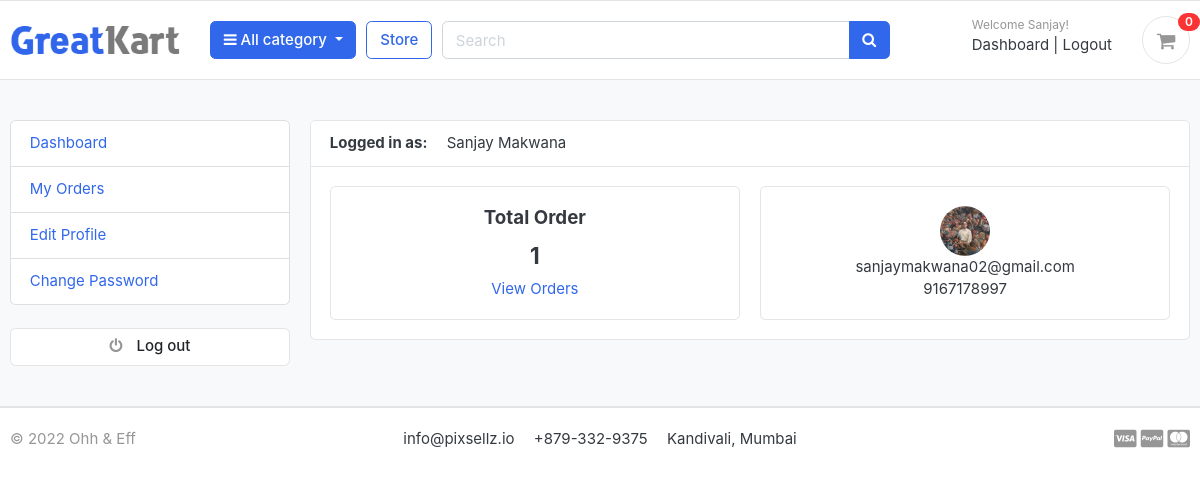
The page /accounts/dashboard/ (signed in) on the database its author committed.
### accounts/models.py (models this page shows, shortened)
class Account(AbstractBaseUser):
    first_name      = models.CharField(max_length=50)
    last_name       = models.CharField(max_length=50)
    username        = models.CharField(max_length=50, unique=True)
    email           = models.EmailField(max_length=100, unique=True)
    phone_number    = models.CharField(max_length=50)
    date_joined     = models.DateTimeField(auto_now_add=True)
    last_login      = models.DateTimeField(auto_now_add=True)
    is_admin        = models.BooleanField(default=False)
    is_staff        = models.BooleanField(default=False)
    is_active       = models.BooleanField(default=False)
    is_superadmin   = models.BooleanField(default=False)
    USERNAME_FIELD = 'email'
    REQUIRED_FIELDS = ['username', 'first_name', 'last_name']
    objects = MyAccountManager()
    def full_name(self):
        return f'{self.first_name} {self.last_name}'

class UserProfile(models.Model):
    user = models.OneToOneField(Account, on_delete=models.CASCADE)
    address_line_1 = models.CharField(blank=True, max_length=100)
    address_line_2 = models.CharField(blank=True, max_length=100)
    profile_picture = models.ImageField(blank=True, upload_to='userprofile')
    city = models.CharField(blank=True, max_length=20)
    state = models.CharField(blank=True, max_length=20)
    country = models.CharField(blank=True, max_length=20)

### accounts/views.py (the view)
# urls.py: path('dashboard/', views.dashboard, name='dashboard'),
@login_required(login_url='login')
def dashboard(request):
    orders = Order.objects.order_by('-created_at').filter(user_id=request.user.id, is_ordered = True)
    orders_count = orders.count()
    userprofile = UserProfile.objects.get(user_id = request.user.id)
    context = {
        'orders_count' : orders_count,
        'userprofile' : userprofile
    }
    return render(request, template_name='accounts/dashboard.html', context=context)

### carts/context_processors.py (called while the page is built)
def counter(request, cart_count = 0):
    if 'admin' in request.path:
        return {}
    else:
        try:
            cart = Cart.objects.filter(cart_id = _cart_id(request))
            if request.user.is_authenticated:
                cart_items = CartItem.objects.all().filter(user=request.user)
            else:
                cart_items = CartItem.objects.all().filter(cart=cart[:1])
            for cart_item in cart_items:
                cart_count += cart_item.quantity
        except Cart.DoesNotExist:
            cart_count = 0
    return dict(cart_count=cart_count)

### carts/views.py (called while the page is built)
def _cart_id(request):
    cart = request.session.session_key
    if not cart:
        cart = request.session.create()
    return cart

### category/context_processors.py (called while the page is built)
def menu_links(request):
    links = Category.objects.all()
    return dict(links = links)

### category/models.py (called while the page is built)
    def get_url(self):
        return reverse('products_by_category', args=[self.slug])

### templates/accounts/dashboard.html (shortened to what this page needs)
{% extends 'base.html' %}
{% block content %}
<section class="section-conten padding-y bg">
    <div class="container">
        <div class="row">
        {% include 'includes/dashboard_sidebar.html' %}
        <main class="col-md-9">
            <article class="card">
            <header class="card-header">
                <strong class="d-inline-block mr-3">Logged in as:</strong>
                <span>{{user.full_name}}</span>
            </header>
            <div class="card-body">
                <div class="row">
                    <div class="col-md-6">
                        <div class="card" style="text-align: center;">
                            <div class="card-body">
                                <h5 class="card-title">Total Order</h5>
                                <h4>{{orders_count}}</h4>
                                <a href="{% url 'my_orders' %}">View Orders</a>
                            </div>
                        </div>
                    </div>
                    <div class="col-md-6">
                        <div class="card" style="text-align: center;">
                            <div class="card-body">
                                <img src="{{userprofile.profile_picture.url}}" alt="User Profile Picture" width="50" height="50" style="border-radius:50%;">
                                <p class="mb-0">{{user.email}}</p>
                                <p>{{user.phone_number}}</p>
                            </div>
                        </div>
                    </div>
                </div>
            </div>
            </article>
        </main>
    </div>
    </div>
    </section>
{% endblock %}

### templates/includes/navbar.html (shortened to what this page needs)
{% load static %}
<header class="section-header">
    <section class="header-main border-bottom">
        <div class="container">
    <div class="row align-items-center">
        <div class="col-lg-2 col-md-3 col-6">
            <a href="/" class="brand-wrap">
                <img class="logo" src="{%static './images/logo.png'%}">
            </a>
        </div>
        <div class="col-lg col-sm col-md col-6 flex-grow-0">
            <div class="category-wrap dropdown d-inline-block float-right">
                <button type="button" class="btn btn-primary dropdown-toggle" data-toggle="dropdown">
                    <i class="fa fa-bars"></i> All category
                </button>
            </div>
        </div>
        <a href="{% url 'store' %}" class="btn btn-outline-primary">Store</a>
        <div class="col-lg  col-md-6 col-sm-12 col">
            <form action="{% url 'search' %}" class="search" method='GET'>
                <div class="input-group w-100">
                    <input type="text" class="form-control" style="width:60%;" placeholder="Search" name="keyword">
                    <div class="input-group-append">
                      <button class="btn btn-primary" type="submit">
                        <i class="fa fa-search"></i>
                      </button>
                    </div>
                </div>
            </form>
        </div>
        <div class="col-lg-3 col-sm-6 col-8 order-2 order-lg-3">
                    <div class="d-flex justify-content-end mb-3 mb-lg-0">
                        {% if user.id is None %}
                            <div class="widget-header">
                                <small class="title text-muted">Welcome guest!</small>
                                <div>
                                    <a href="{% url 'login' %}">Sign in</a> <span class="dark-transp"> | </span>
                                    <a href="{% url 'register' %}"> Register</a>
                                </div>
                            </div>
                        {% else %}
                            <div class="widget-header">
                                <small class="title text-muted">Welcome {{user.first_name | capfirst}}!</small>
                                <div>
                                    <a href="{% url 'dashboard' %}">Dashboard</a> <span class="dark-transp"> | </span>
                                    <a href="{% url 'logout' %}"> Logout</a>
                                </div>
                            </div>
                        {% endif %}
                        <a href="{% url 'cart' %}" class="widget-header pl-3 ml-3">
                            <div class="icon icon-sm rounded-circle border"><i class="fa fa-shopping-cart"></i></div>
                            <span class="badge badge-pill badge-danger notify">{{cart_count}}</span>
                        </a>
                    </div>
                </div>
    </div>
        </div>
    </section>
    </header>

### e_commerce/static/css/ui.css (style rules this page uses)
html { font-family: "Inter", sans-serif; font-size: 15px; }
.icon-xs, .icon-sm, .icon-md, .icon-lg { display: inline-block; text-align: center; flex-shrink: 0; flex-grow: 0; }
.icon-sm { width: 48px; height: 48px; line-height: 48px !important; font-size: 20px; }
.padding-y { padding-top: 40px; padding-bottom: 40px; }
article:after, .form-group:after { display: block; clear: both; content: ""; }
.bg { background-color: #f8f9fa; }
p:last-child { margin-bottom: 0; }
.header-main { position: relative; padding-top: 1rem; padding-bottom: 1rem; }
.brand-wrap .logo, .navbar-brand .logo { margin-right: 7px; max-height: 42px; display: inline-block; }
.widget-header { display: inline-block; vertical-align: middle; position: relative; }
.widget-header a { color: #343a40; }
.widget-header i { color: #969696; }
.widget-header .title { display: block; }
.widget-header .notify { position: absolute; top: -3px; right: -10px; }
.notify { position: absolute; top: -4px; right: -10px; display: inline-block; padding: 0.25em 0.6em; font-size: 12px; line-height: 1; text-align: center; border-radius: 3rem; color: #fff; background-color: #fa3434; }

### rows shown on the page
Account: first_name "Sanjay", full_name "Sanjay Makwana", email "sanjaymakwana02@gmail.com", phone_number "9167178997"
UserProfile: profile_picture (picture)

### other values the page prints
{{ cart_count }} "0"
{{ orders_count }} "1"
